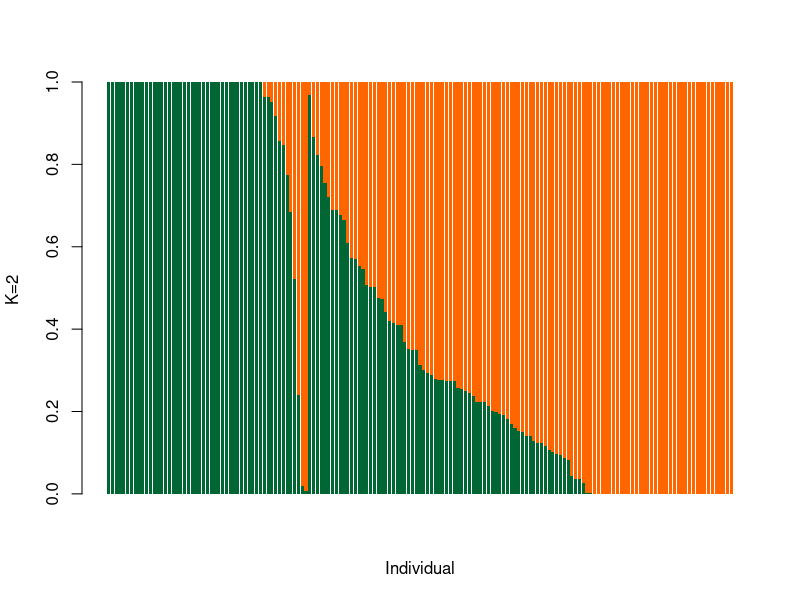

R code for this plot:
#!/public/software/R-3.6.0/bin/R


data <- read.table("sort_PIM_CER.txt")
tbl <- data[,2:3]
pdf("PIM_CER_maf_geno_LD02_ADMIXTURE_2_Q.pdf",10,4)
barplot(t(as.matrix(tbl)), col=c("#006633","#FF6600"),xlab="Individual", ylab="K=2", border=NA)
dev.off()


